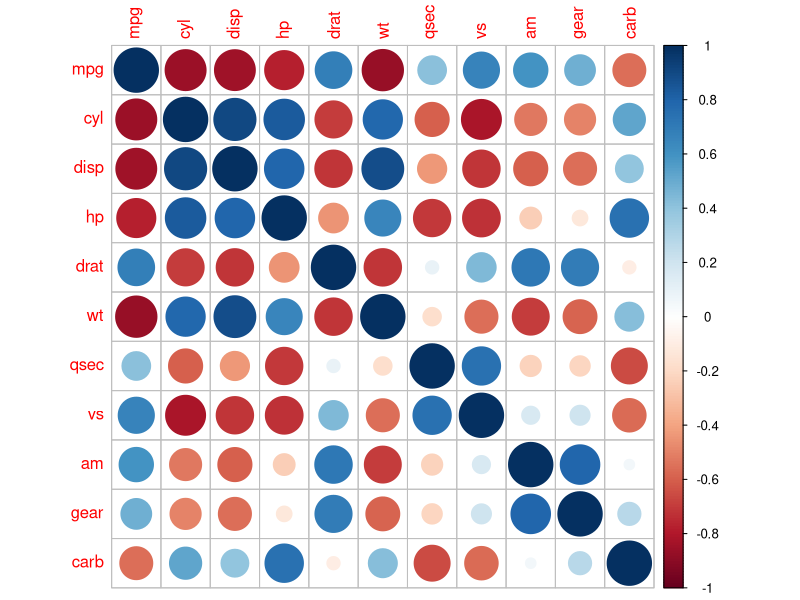
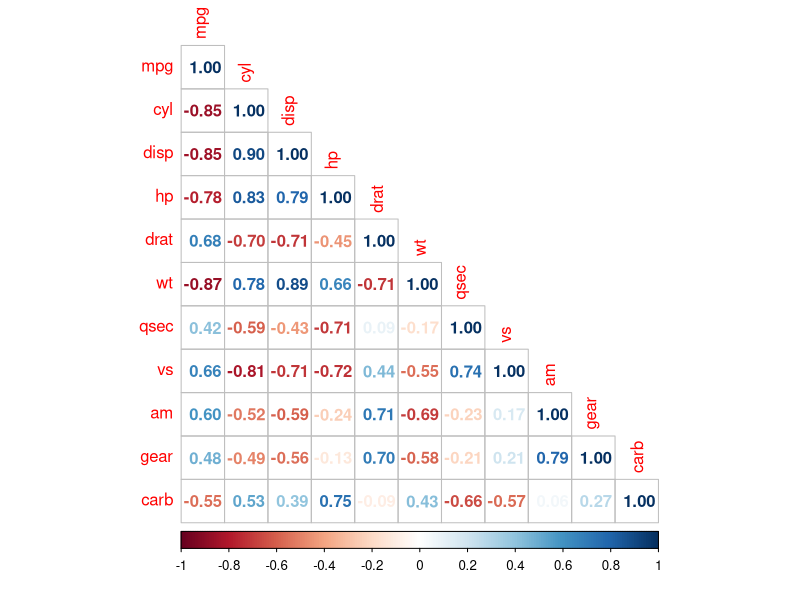

Generate these figures, in order, with R:
library("corrplot")
data("mtcars") 
corr_matrix <- cor(mtcars)
corrplot(corr_matrix)
corrplot(corr_matrix,method = 'number',type = "lower")
